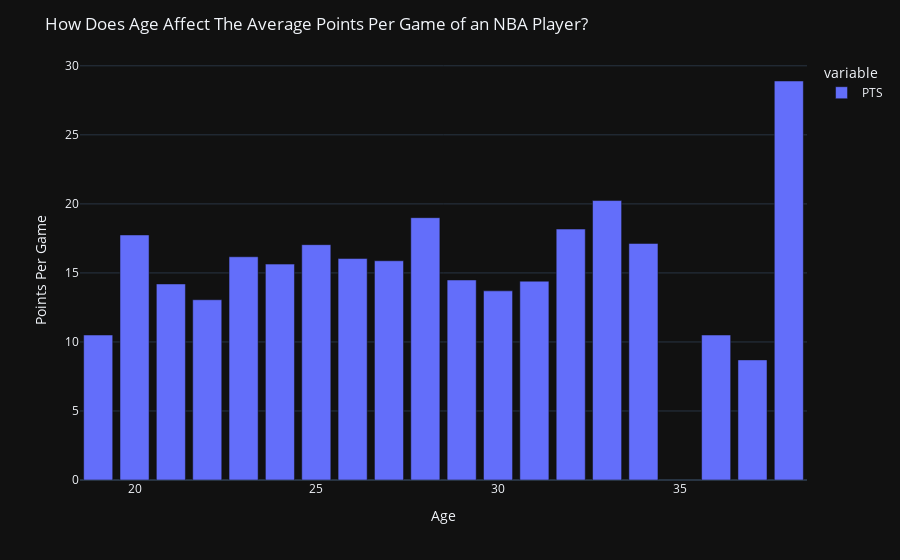

This figure's notebook cell:
### Markdown cell above
## Question 2: What impact does age have on PPG?

### Code cell
display(per)
required_columns = ["Player", " Rk", "Pos", "Age", "Tm", "PER", "3PAr", "PTS"]
assert all(column in per.columns for column in required_columns), "Missing columns"

age_avgs = per.groupby("Age")["PTS"].mean()
age_avgs
pxo.bar(age_avgs).update_layout( yaxis_title = "Points Per Game", title="How Does Age Affect The Average Points Per Game of an NBA Player?")

### Figure 1 — Plotly figure (JSON) as saved in the notebook; plotly's stock layout.template omitted (floating-point values rounded to 4 significant figures)
{"data": [{"alignmentgroup": "True", "hovertemplate": "variable=PTS<br>Age=%{x}<br>value=%{y}<extra></extra>", "legendgroup": "PTS", "marker": {"color": "#636efa", "pattern": {"shape": ""}}, "name": "PTS", "offsetgroup": "PTS", "orientation": "v", "showlegend": true, "textposition": "auto", "x": [19, 20, 21, 22, 23, 24, 25, 26, 27, 28, 29, 30, 31, 32, 33, 34, 36, 37, 38], "xaxis": "x", "y": [10.5, 17.75, 14.2, 13.06, 16.17, 15.64, 17.05, 16.04, 15.88, 19.0, 14.49, 13.7, 14.4, 18.18, 20.24, 17.13, 10.5, 8.7, 28.9], "yaxis": "y", "type": "bar"}], "layout": {"xaxis": {"anchor": "y", "domain": [0.0, 1.0], "title": {"text": "Age"}}, "yaxis": {"anchor": "x", "domain": [0.0, 1.0], "title": {"text": "Points Per Game"}}, "legend": {"title": {"text": "variable"}, "tracegroupgap": 0}, "margin": {"t": 60}, "barmode": "relative", "title": {"text": "How Does Age Affect The Average Points Per Game of an NBA Player?"}}}
